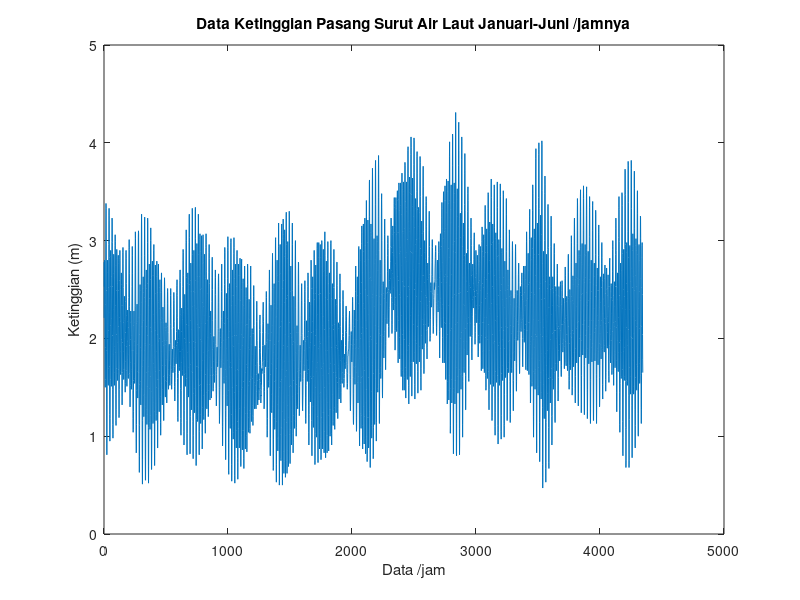
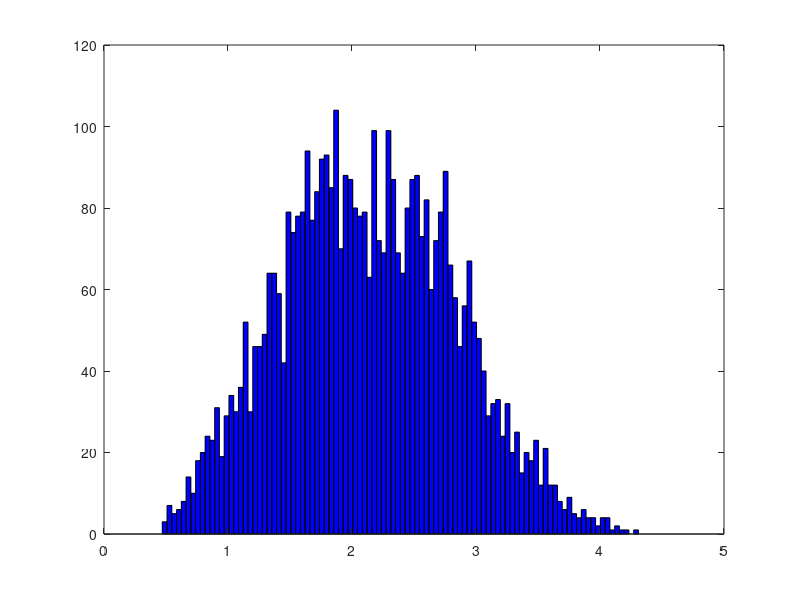

Recreate these plots in MATLAB, in order. (Note: this script raises an error after producing the figures.)
clear all;clc;
load('wsProjek1.mat');

%% Plot Data Pasar Surut Air Laut Januari-Juni
figure(1)
plot(data_ke,data);
title('Data Ketinggian Pasang Surut Air Laut Januari-Juni /jamnya');
xlabel('Data /jam') ;
ylabel('Ketinggian (m)');
difdata = diff(data)
%% Uji Distribusi
figure(2)
hold on;
a = histfit(data,100,'Normal')
set(a(1),'facecolor','g'); set(a(2),'color','g')
b =histfit(data,100,'wbl')
set(b(1),'facecolor','g'); set(b(2),'color','b')
c =histfit(data,100,'Lognormal')
set(c(1),'facecolor','w'); set(c(2),'color','r')
h = get(gca,'Children');
legend('','Normal Distribution','','Weibul','','LogNormal')
%% Uji QQPlot dan NormPlot
figure (3)
qq = qqplot(data);
figure (4)
Np = normplot(data);

%% Apabila belum Linear atau terdistribusi Normal, Lanjut ini
% %% Transformasi Box-Cox
% [transdat,lambda] = boxcox(data);
% m = min(transdat)-10  ;
% transdat = transdat-m;
% [transdat1,lambda1] = boxcox(transdat);
% [transdat2,lambda2] = boxcox(transdat1);
% %   karna box-cox membutuhkan daata yang >= 0 sehingga harus 
% %   dilakukan penggeseran data.
% [transdat3,lambda3] = boxcox(transdat2);
% [transdat4,lambda4] = boxcox(transdat3);
% [transdat5,lambda5] = boxcox(transdat4);
% data_baru = transdat3+(-0.153231573574128);
% data_baru_dif = diff(data_baru);
% figure(99);
% data_ke_baru=1:4368;
% plot(data_ke_baru,data_baru_dif);
% %% Cek Distribusi Normalnya lagi
% figure(5)
% hold on;
% a = histfit(data_baru,100,'Normal')
% set(a(1),'facecolor','g'); set(a(2),'color','g')
% b =histfit(data_baru,100,'wbl')
% set(b(1),'facecolor','g'); set(b(2),'color','b')
% c =histfit(data_baru,100,'Lognormal')
% set(c(1),'facecolor','w'); set(c(2),'color','r')
% h = get(gca,'Children');
% legend('','Normal Distribution','','Weibul','','LogNormal')
% %% Uji QQPlot dan NormPlot
% figure (6)
% qq = qqplot(data_baru);
% figure (7)
% Np = normplot(data_baru);
%% Cek Zero Mean-nya
Z = zscore(data,0);
rata_ratanya=mean(Z);

%Z1 = zscore(data_baru,0);
%mean(Z1);
%% Pemodelan
figure(11)
autocorr(diff(data))
figure(12)
parcorr(data)

%% Differensiasi Data
D1 = LagOp({1 -1},'Lags',[0,1]);
D12 = LagOp({1 -1},'Lags',[0,12]);
D = D1*D12
ddata = filter(D,data);
hlo1 = diff(ddata);